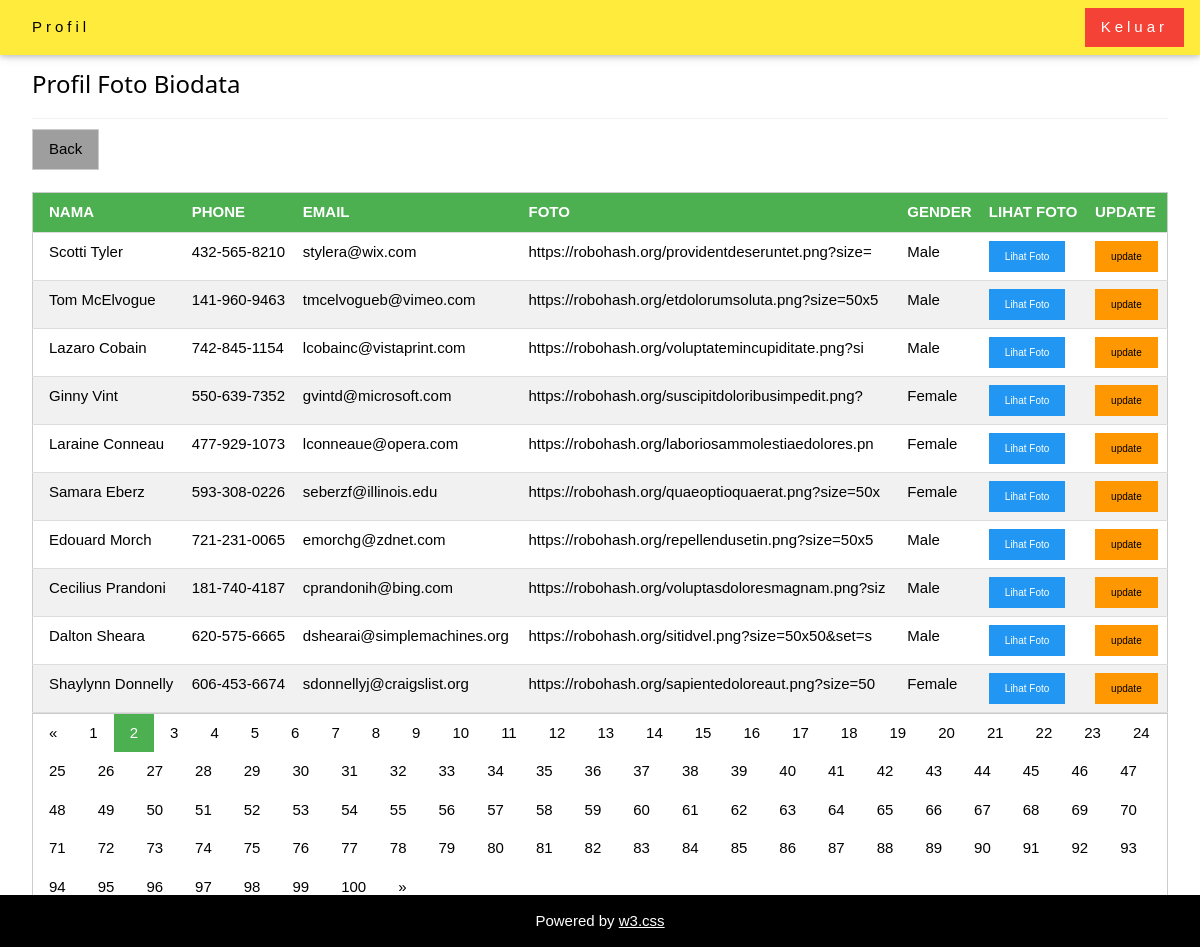
/profilbiodata.php?pageno=2 (signed in), run on the app's committed database.
### tables this page shows
CREATE TABLE `biodata` (
  `id` int(11) NOT NULL,
  `nama` varchar(50) DEFAULT '0',
  `phone` varchar(50) DEFAULT '0',
  `email` varchar(50) DEFAULT '0',
  `foto` varchar(50) DEFAULT '0',
  `gender` varchar(50) DEFAULT '0'
);

### profilbiodata.php (the view, shortened to what this page needs)
<?php
	if(!isset($_SESSION["user"]))
	{
		echo "<script>alert('Session anda belum terdaftar, silakan login kembali'); document.location='login.php';</script>";
	}else
	{
?>
<!DOCTYPE html>
<html>
<link rel="stylesheet" href="asset/css/w3.css">
<body>
<div class="w3-top">
  <div class="w3-bar w3-yellow w3-wide w3-padding w3-card">
    <a href="#home" class="w3-bar-item w3-button">Profil</a>
    <a href="logout.php" class="w3-bar-item w3-button w3-red w3-right">Keluar</a>
  </div>
</div>
<div class="w3-content w3-padding" style="max-width:1564px">
  <div class="w3-container w3-padding-32" id="contact">
    <h3 class="w3-border-bottom w3-border-light-grey w3-padding-16">Profil Foto Biodata</h3>
    <a href="dashboard.php" class="w3-button w3-border w3-gray">Back</a>
    <div class="w3-row">
    <table class="w3-table-all">
      <br>
    <thead>
      <tr class="w3-green">
        <th>NAMA</th>
        <th>PHONE</th>
        <th>EMAIL</th>
        <th>FOTO</th>
        <th>GENDER</th>
        <th>LIHAT FOTO</th>
        <th>UPDATE</th>
      </tr>
    </thead>
    <?php
        include "config/koneksi.php";
        if (isset($_GET['pageno'])) {
          $pageno = $_GET['pageno'];
        } else {
            $pageno = 1;
        }
        $no_of_records_per_page = 10;
        $offset = ($pageno-1) * $no_of_records_per_page;
        $total_pages_sql = "SELECT COUNT(*) FROM biodata";
        $result = mysqli_query($conn,$total_pages_sql);
        $total_rows = mysqli_fetch_array($result)[0];
        $total_pages = ceil($total_rows / $no_of_records_per_page);
        $sql = "SELECT * FROM biodata LIMIT $offset, $no_of_records_per_page";
        $res_data = mysqli_query($conn,$sql);
		if(mysqli_num_rows($res_data) > 0)
		{
      while($row = mysqli_fetch_array($res_data)){
    ?>
        <tr>
          <td><?php echo $row["nama"];?></td>
          <td><?php echo $row["phone"];?></td>
          <td><?php echo $row["email"];?></td>
          <td><?php echo $row["foto"];?></td>
          <td><?php echo $row["gender"];?></td>
          <td><a href="javascript:void(0)" class="w3-button w3-tiny w3-blue" onClick="lihatid('<?php echo $row['foto'];?>')">Lihat Foto</button></td>
          <td>
            <a class="w3-button w3-tiny w3-orange" href="updatebiodata.php?id=<?php echo $row['id']; ?>">update</a>
          </td>
        </tr>
    <?php
      };
    } else { ?>
      <tr>
          <td colspan ="6"><p align="center">No Data</p></td>
      </tr>
    <?php
     }
    ?>
    </table>
    <div class="w3-bar w3-border">
      <?php
      $pagLink = "";
      if ($pageno >=2 ) {?>
        <a class='w3-bar-item w3-button' href='<?php echo "profilbiodata.php?pageno=".($pageno-1); ?>' >&laquo;</a>
      <?php
      } else if ($pageno == 1)
      {?>
         <a href="#" class="w3-bar-item w3-button" disabled>&laquo;</a>
      <?php } ?>
      <?php
      for ($i=1; $i<=$total_pages; $i++) {
        if ($i == $pageno) {
            $pagLink .= "<a class='w3-bar-item w3-button w3-green' href='profilbiodata.php?pageno=".$i."'>".$i." </a>";
        }
        else  {
            $pagLink .= "<a class='w3-bar-item w3-button' href='profilbiodata.php?pageno=".$i."'>".$i." </a>";
        }
      };
      echo $pagLink;
      if($pageno < $total_pages){  ?>
        <a class='w3-bar-item w3-button' href='<?php echo "profilbiodata.php?pageno=".($pageno+1);?>'>&raquo;</a>
        <?php } else {
        ?>
        <a href="#" class="w3-bar-item w3-button">&raquo;</a>
        <?php } ?>
      </div>
    </div>
  </div>
</div>
<footer class="w3-bottom w3-center w3-black w3-padding-7">
  <p>Powered by <a href="https://www.w3schools.com/w3css/default.asp" title="W3.CSS" target="_blank" class="w3-hover-text-green">w3.css</a></p>
</footer>
</body>
</html>
<?php
  };
?>

### asset/css/w3.css (style rules this page uses)
*,*:before,*:after { box-sizing:inherit }
html { -ms-text-size-adjust:100%;-webkit-text-size-adjust:100% }
body { margin:0 }
article,aside,details,figcaption,figure,footer,header,main,menu,nav,section,summary { display:block }
a { background-color:transparent;-webkit-text-decoration-skip:objects }
html,body { font-family:Verdana,sans-serif;font-size:15px;line-height:1.5 }
html { overflow-x:hidden }
h3 { font-size:24px }
h1,h2,h3,h4,h5,h6 { font-family:"Segoe UI",Arial,sans-serif;font-weight:400;margin:10px 0 }
.w3-wide { letter-spacing:4px }
a { color:inherit }
.w3-table,.w3-table-all { border-collapse:collapse;border-spacing:0;width:100%;display:table }
.w3-table-all { border:1px solid #ccc }
.w3-bordered tr,.w3-table-all tr { border-bottom:1px solid #ddd }
.w3-table-all tr:nth-child(odd) { background-color:#fff }
.w3-table-all tr:nth-child(even) { background-color:#f1f1f1 }
.w3-table td,.w3-table th,.w3-table-all td,.w3-table-all th { padding:8px 8px;display:table-cell;text-align:left;vertical-align:top }
.w3-table th:first-child,.w3-table td:first-child,.w3-table-all th:first-child,.w3-table-all td:first-child { padding-left:16px }
.w3-btn,.w3-button { border:none;display:inline-block;padding:8px 16px;vertical-align:middle;overflow:hidden;text-decoration:none;color:inherit;background-color:inherit;text-align:center;cursor:pointer;white-space:nowrap }
.w3-btn,.w3-button { -webkit-touch-callout:none;-webkit-user-select:none;-khtml-user-select:none;-moz-user-select:none;-ms-user-select:none;user-select:none }
.w3-bar { width:100%;overflow:hidden }
.w3-bar .w3-bar-item { padding:8px 16px;float:left;width:auto;border:none;display:block;outline:0 }
.w3-bar .w3-button { white-space:normal }
.w3-container:after,.w3-container:before,.w3-panel:after,.w3-panel:before,.w3-row:after,.w3-row:before,.w3-row-padding:after,.w3-row-padding:before, .w3-cell-row:before,.w3-cell-row:after,.w3-clear:after,.w3-clear:before,.w3-bar:before,.w3-bar:after { content:"";display:table;clear:both }
.w3-content,.w3-auto { margin-left:auto;margin-right:auto }
.w3-content { max-width:980px }
.w3-top,.w3-bottom { position:fixed;width:100%;z-index:1 }
.w3-top { top:0 }
.w3-bottom { bottom:0 }
.w3-container,.w3-panel { padding:0.01em 16px }
.w3-card,.w3-card-2 { box-shadow:0 2px 5px 0 rgba(0,0,0,0.16),0 2px 10px 0 rgba(0,0,0,0.12) }
.w3-tiny { font-size:10px!important }
.w3-center { text-align:center!important }
.w3-border { border:1px solid #ccc!important }
.w3-border-bottom { border-bottom:1px solid #ccc!important }
.w3-padding { padding:8px 16px!important }
.w3-padding-16 { padding-top:16px!important;padding-bottom:16px!important }
.w3-padding-32 { padding-top:32px!important;padding-bottom:32px!important }
.w3-right { float:right!important }
.w3-blue,.w3-hover-blue:hover { color:#fff!important;background-color:#2196F3!important }
.w3-green,.w3-hover-green:hover { color:#fff!important;background-color:#4CAF50!important }
.w3-orange,.w3-hover-orange:hover { color:#000!important;background-color:#ff9800!important }
.w3-red,.w3-hover-red:hover { color:#fff!important;background-color:#f44336!important }
.w3-yellow,.w3-hover-yellow:hover { color:#000!important;background-color:#ffeb3b!important }
.w3-black,.w3-hover-black:hover { color:#fff!important;background-color:#000!important }
.w3-grey,.w3-hover-grey:hover,.w3-gray,.w3-hover-gray:hover { color:#000!important;background-color:#9e9e9e!important }
.w3-border-light-grey,.w3-hover-border-light-grey:hover,.w3-border-light-gray,.w3-hover-border-light-gray:hover { border-color:#f1f1f1!important }

### data on the page
biodata: nama "Scotti Tyler", phone "432-565-8210", email "stylera@wix.com", foto "https://robohash.org/providentdeseruntet.png?size=", gender "Male"
biodata: nama "Tom McElvogue", phone "141-960-9463", email "tmcelvogueb@vimeo.com", foto "https://robohash.org/etdolorumsoluta.png?size=50x5", gender "Male"
biodata: nama "Lazaro Cobain", phone "742-845-1154", email "lcobainc@vistaprint.com", foto "https://robohash.org/voluptatemincupiditate.png?si", gender "Male"
biodata: nama "Ginny Vint", phone "550-639-7352", email "gvintd@microsoft.com", foto "https://robohash.org/suscipitdoloribusimpedit.png?", gender "Female"
biodata: nama "Laraine Conneau", phone "477-929-1073", email "lconneaue@opera.com", foto "https://robohash.org/laboriosammolestiaedolores.pn", gender "Female"
biodata: nama "Samara Eberz", phone "593-308-0226", email "seberzf@illinois.edu", foto "https://robohash.org/quaeoptioquaerat.png?size=50x", gender "Female"
biodata: nama "Edouard Morch", phone "721-231-0065", email "emorchg@zdnet.com", foto "https://robohash.org/repellendusetin.png?size=50x5", gender "Male"
biodata: nama "Cecilius Prandoni", phone "181-740-4187", email "cprandonih@bing.com", foto "https://robohash.org/voluptasdoloresmagnam.png?siz", gender "Male"
biodata: nama "Dalton Sheara", phone "620-575-6665", email "dshearai@simplemachines.org", foto "https://robohash.org/sitidvel.png?size=50x50&set=s", gender "Male"
biodata: nama "Shaylynn Donnelly", phone "606-453-6674", email "sdonnellyj@craigslist.org", foto "https://robohash.org/sapientedoloreaut.png?size=50", gender "Female"
